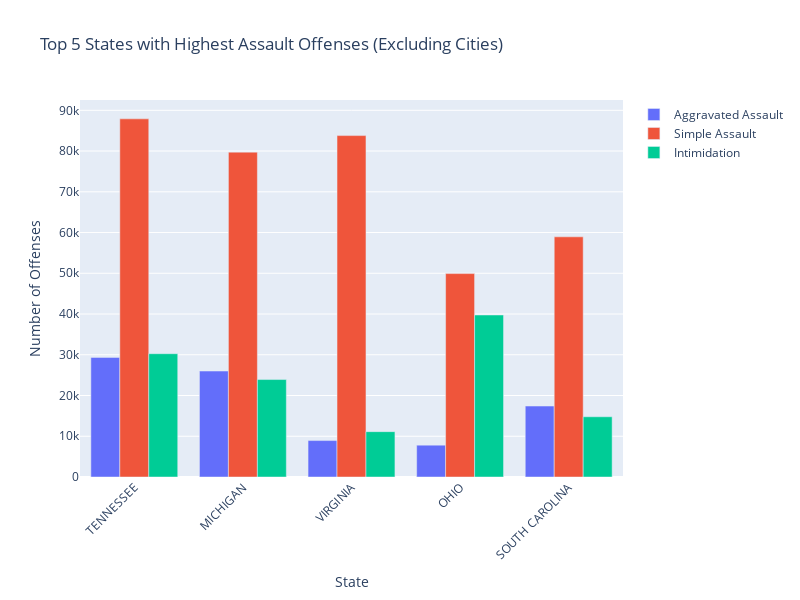

The cell this chart's notebook holds for it:
### Markdown cell above
### Task a
Top 5 states with highest number of Assault offenses registered in all the agency types except cities. (Show pivot of sub-types of Assault offenses)

### Code cell
# Filter out agency type 'City' and group by state
df_filtered = df[df['Agency Type'] != 'City']

# Aggregate the assault offenses by state
assault_by_state = df_filtered.groupby('State')[[
    'Aggravated Assault', 'Simple Assault', 'Intimidation'
]].sum()

# Add total Assault Offenses column for sorting
assault_by_state['Total Assault Offenses'] = assault_by_state.sum(axis=1)

# Get top 5 states by total assault offenses
top_5_states = assault_by_state.sort_values(by='Total Assault Offenses', ascending=False).head(5)

# Remove the total column for the pivot view
pivot_table = top_5_states.drop(columns='Total Assault Offenses')

fig = go.Figure(data=[
    go.Bar(name='Aggravated Assault', x=pivot_table.index, y=pivot_table['Aggravated Assault']),
    go.Bar(name='Simple Assault', x=pivot_table.index, y=pivot_table['Simple Assault']),
    go.Bar(name='Intimidation', x=pivot_table.index, y=pivot_table['Intimidation'])
])

fig.update_layout(
    title='Top 5 States with Highest Assault Offenses (Excluding Cities)',
    xaxis_tickangle=-45,
    yaxis_title='Number of Offenses',
    xaxis_title='State',
    barmode='group',
    height=600,
    width=800
)

fig.show()

### Figure 1 — Plotly figure (JSON) as saved in the notebook; plotly's stock layout.template omitted (floating-point values rounded to 4 significant figures)
{"data": [{"name": "Aggravated Assault", "type": "bar", "x": ["TENNESSEE", "MICHIGAN", "VIRGINIA", "OHIO", "SOUTH CAROLINA"], "y": [29360.0, 26000.0, 8941.0, 7808.0, 17410.0]}, {"name": "Simple Assault", "type": "bar", "x": ["TENNESSEE", "MICHIGAN", "VIRGINIA", "OHIO", "SOUTH CAROLINA"], "y": [87900.0, 79730.0, 83790.0, 49930.0, 58950.0]}, {"name": "Intimidation", "type": "bar", "x": ["TENNESSEE", "MICHIGAN", "VIRGINIA", "OHIO", "SOUTH CAROLINA"], "y": [30260.0, 23920.0, 11130.0, 39760.0, 14780.0]}], "layout": {"barmode": "group", "height": 600, "title": {"text": "Top 5 States with Highest Assault Offenses (Excluding Cities)"}, "width": 800, "xaxis": {"tickangle": -45, "title": {"text": "State"}}, "yaxis": {"title": {"text": "Number of Offenses"}}}}
